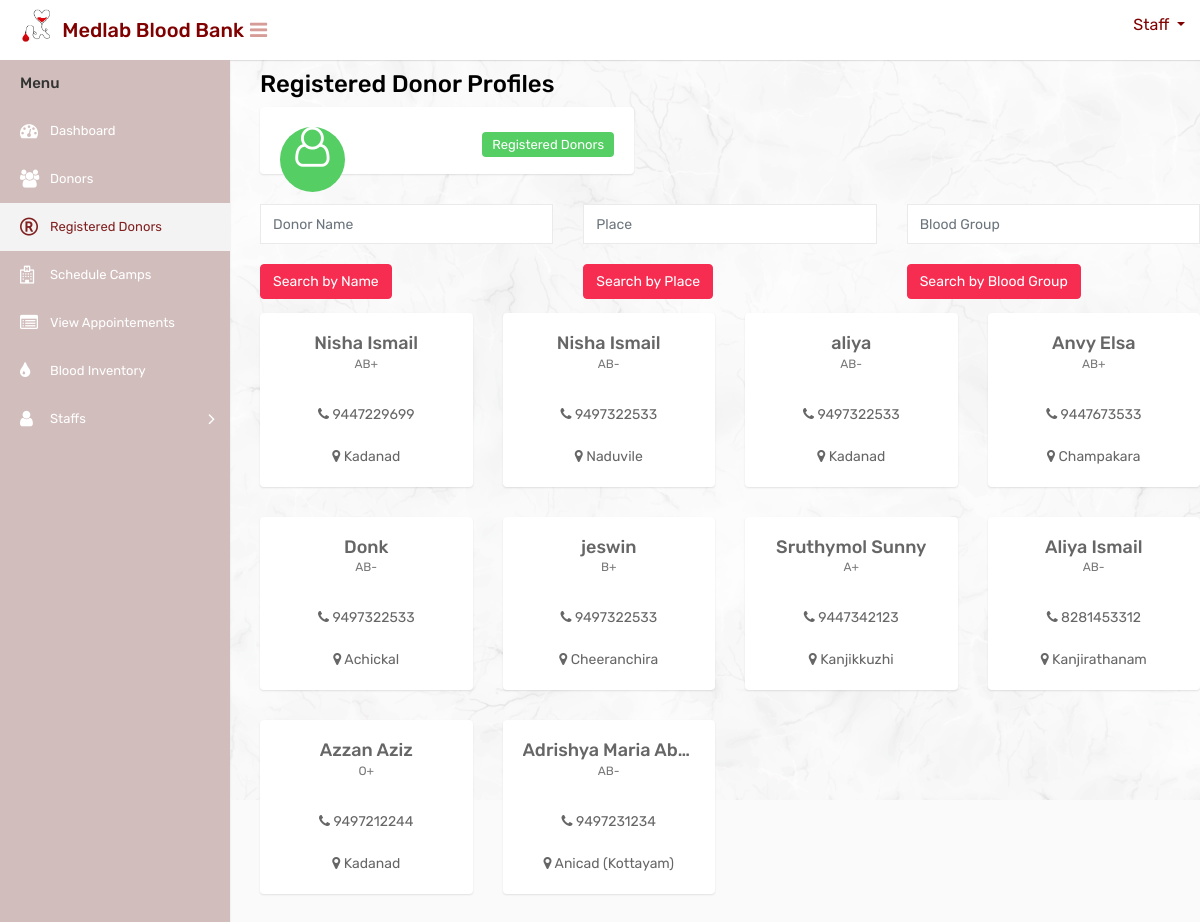
The app's page /search-by-name/, older data.
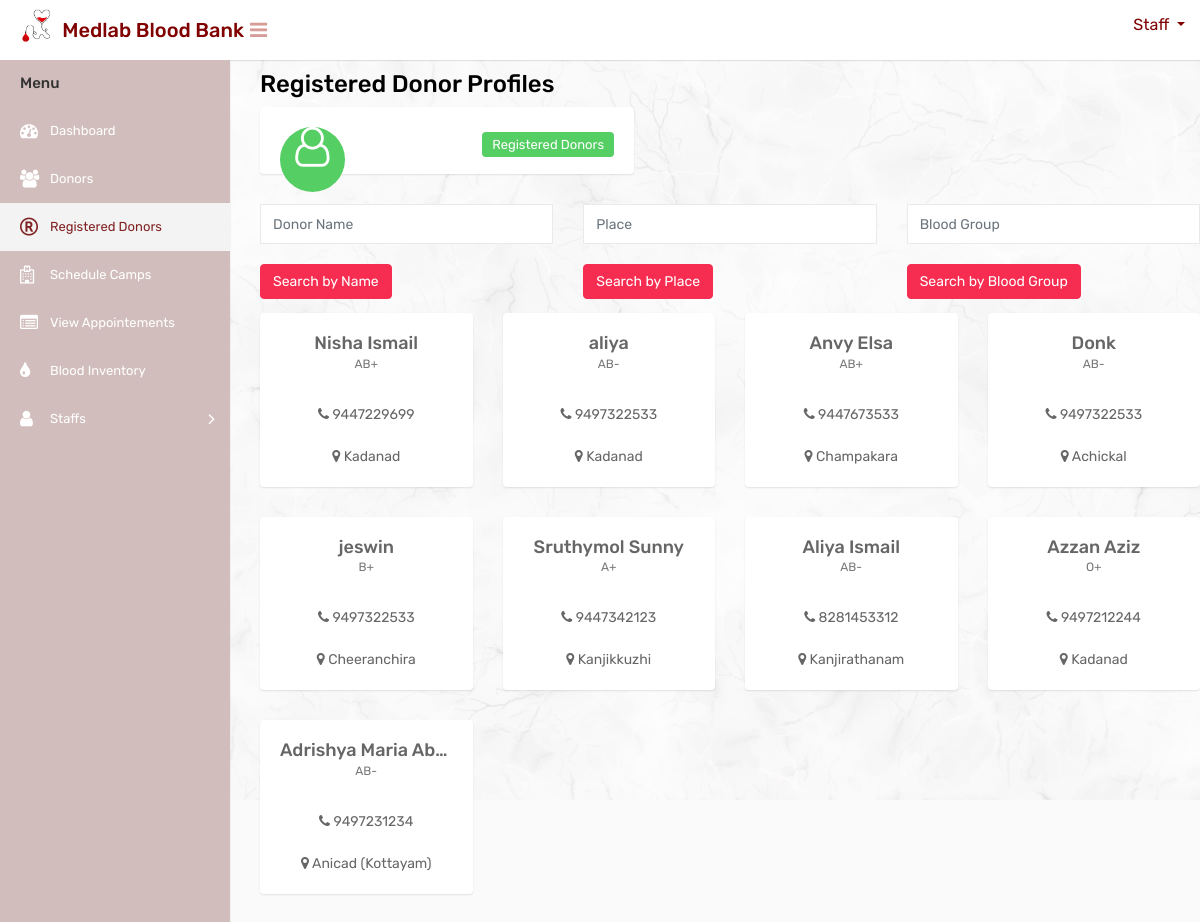
The same page, newer data.
### website/models.py (models this page shows, shortened)
class Donor(models.Model):
    user = models.OneToOneField(CustomUser, on_delete=models.CASCADE, null=True)
    full_name = models.CharField(max_length=100)
    email = models.EmailField(unique=True)
    phone = models.CharField(max_length=15)
    blood_group = models.CharField(max_length=5)
    place = models.CharField(max_length=100)
    id_proof = models.FileField(upload_to='id_proofs/', null=True, blank=True)
    timestamp = models.DateTimeField(default=timezone.now)

### website/views.py (the view)
# urls.py: path('search-by-name/', search_by_name, name='search_by_name'),
def search_by_name(request):
    name = request.GET.get('name', '')
    donors = Donor.objects.filter(full_name__icontains=name)
    return render(request, 'staff/registereddonortable.html', {'donors': donors})

### templates/staff/registereddonortable.html (shortened to what the changed rows need)
{% load static %}
<html>
<head>
        <link rel="stylesheet" type="text/css" href="{% static 'staff/css/bootstrap.min.css' %}">
        <link rel="stylesheet" type="text/css" href="{% static 'staff/css/font-awesome.min.css' %}">
        <link rel="stylesheet" type="text/css" href="{% static 'staff/css/style.css' %}">
</head>
<body>
    <div class="main-wrapper">
        <div class="page-wrapper" style="margin-left:260px;margin-top:20px;">
            <div class="row">
                {% for donor in donors %}
                <div class="col-md-4 col-sm-4 col-lg-3">
                    <div class="profile-widget">
                        <h4 class="doctor-name text-ellipsis">{{ donor.full_name }}</h4>
                        <div class="doc-prof">{{ donor.blood_group }}</div><br>
                        <div class="user-country">
                            <i class="fa fa-phone"></i> {{ donor.phone }}<br><br>
                            <i class="fa fa-map-marker"></i> {{ donor.place }}
                        </div>
                    </div>
                </div>
                {% endfor %}
            </div>
        </div>
    </div>
</body>
</html>

Row changes from the older to the newer data that the page shows:
removed Donor: full_name "Nisha Ismail", blood_group "AB-", phone "9497322533", place "Naduvile"
